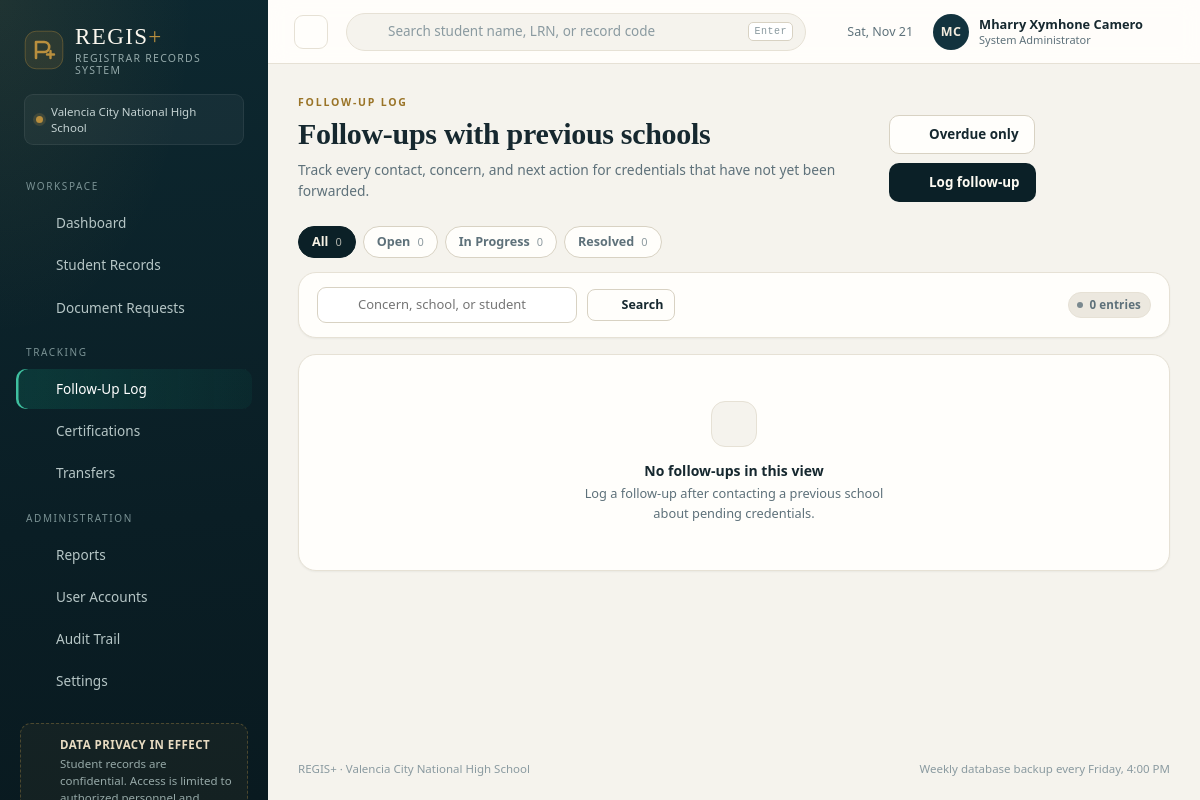
/followups.php (signed in), run on the app's committed database.
### tables this page shows
CREATE TABLE users (
    id            INTEGER PRIMARY KEY AUTOINCREMENT,
    username      TEXT NOT NULL UNIQUE,
    password_hash TEXT NOT NULL,
    full_name     TEXT NOT NULL,
    role          TEXT NOT NULL DEFAULT 'staff',
    email         TEXT,
    is_active     INTEGER NOT NULL DEFAULT 1,
    last_login    TEXT,
    created_at    TEXT NOT NULL DEFAULT (datetime('now','localtime'))
);

### includes/helpers.php (called while the page is built, shortened)
<?php
function e(?string $value): string
{
    return htmlspecialchars((string) $value, ENT_QUOTES | ENT_SUBSTITUTE, 'UTF-8');
}
function url(string $path = ''): string
{
    return '/' . ltrim($path, '/');
}
function initials(string $name): string
{
    $parts = preg_split('/\s+/', trim($name)) ?: [];
    $first = mb_substr($parts[0] ?? '', 0, 1);
    $last = count($parts) > 1 ? mb_substr($parts[count($parts) - 1], 0, 1) : '';
    return mb_strtoupper($first . $last);
}
function setting(string $key, string $default = ''): string
{
    static $cache = null;
    if ($cache === null) {
        $cache = [];
        foreach (db()->query('SELECT key, value FROM settings')->fetchAll() as $row) {
            $cache[$row['key']] = $row['value'];
        }
    }
    return $cache[$key] ?? $default;
}
function followup_statuses(): array
{
    return ['Open', 'In Progress', 'Resolved'];
}

### includes/db.php (called while the page is built, shortened)
<?php
function db(): PDO
{
    static $pdo = null;
    if ($pdo instanceof PDO) {
        return $pdo;
    }
    $fresh = !file_exists(DB_FILE);
    $pdo = new PDO('sqlite:' . DB_FILE, null, null, [
        PDO::ATTR_ERRMODE => PDO::ERRMODE_EXCEPTION,
        PDO::ATTR_DEFAULT_FETCH_MODE => PDO::FETCH_ASSOC,
        PDO::ATTR_EMULATE_PREPARES => false,
    ]);
    $pdo->exec('PRAGMA foreign_keys = ON');
    $pdo->exec('PRAGMA journal_mode = WAL');
    return $pdo;
}

### includes/auth.php (called while the page is built, shortened)
<?php
function current_user(): ?array
{
    static $user = null;
    static $loaded = false;
    if ($loaded) {
        return $user;
    }
    $loaded = true;
    $stmt = db()->prepare('SELECT * FROM users WHERE id = ? AND is_active = 1');
    $stmt->execute([$_SESSION['user_id']]);
    $row = $stmt->fetch();
    $user = $row;
    return $user;
}
function require_login(): void
{
    if (!current_user()) {
        redirect('login.php');
    }
}
function role_label(string $role): string
{
    return match ($role) {
        'admin' => 'System Administrator',
        'registrar' => 'Registrar Officer',
        default => 'Registrar Staff',
    };
}

### followups.php (the view, shortened to what this page needs)
<?php
require_once __DIR__ . '/includes/layout.php';
require_login();
$pdo = db();
$q = trim((string) ($_GET['q'] ?? ''));
$status = (string) ($_GET['status'] ?? '');
$onlyOverdue = isset($_GET['overdue']);
$counts = array_fill_keys(followup_statuses(), 0);
$totalAll = array_sum($counts);
$where = ['1 = 1'];
$params = [];
$whereSql = implode(' AND ', $where);
$stmt = $pdo->prepare(
    "SELECT f.*, s.first_name, s.middle_name, s.last_name, s.grade_level, s.record_code, s.previous_school, u.full_name AS staff_name
     FROM followups f
     JOIN students s ON s.id = f.student_id
     LEFT JOIN users u ON u.id = f.created_by
     WHERE $whereSql
     ORDER BY (f.status = 'Resolved') ASC, COALESCE(f.next_followup_date, '9999-12-31') ASC, f.followup_date DESC
     LIMIT 60"
);
$stmt->execute($params);
$rows = $stmt->fetchAll();
app_header('Follow-up log', 'followups.php');
?>
<div class="page-head">
    <div>
        <div class="eyebrow">Follow-up log</div>
        <h1>Follow-ups with previous schools</h1>
        <p class="page-sub">Track every contact, concern, and next action for credentials that have not yet been forwarded.</p>
    </div>
    <div class="page-actions">
        <a class="btn btn-ghost<?= $onlyOverdue ? ' btn-primary' : '' ?>" href="/followups.php<?= $onlyOverdue ? '' : '?overdue=1' ?>"><?= icon('alert') ?> <?= $onlyOverdue ? 'Showing overdue' : 'Overdue only' ?></a>
        <button class="btn btn-primary" type="button" data-dialog-open="#newFollowup"><?= icon('plus') ?> Log follow-up</button>
    </div>
</div>
<div style="display:flex; gap:7px; flex-wrap:wrap; margin-bottom:14px">
    <a class="chip <?= $status === '' && !$onlyOverdue ? 'is-active' : '' ?>" href="/followups.php">All <span class="count"><?= $totalAll ?></span></a>
    <?php foreach (followup_statuses() as $st): ?>
        <a class="chip <?= $status === $st ? 'is-active' : '' ?>" href="/followups.php?status=<?= urlencode($st) ?>"><?= e($st) ?> <span class="count"><?= $counts[$st] ?></span></a>
    <?php endforeach; ?>
</div>
<form class="card" method="get" action="/followups.php" style="margin-bottom:16px">
    <div class="toolbar">
        <label class="field-search">
            <?= icon('search') ?>
            <input type="search" name="q" value="<?= e($q) ?>" placeholder="Concern, school, or student">
        </label>
        <button class="btn btn-ghost btn-sm" type="submit"><?= icon('search') ?> Search</button>
        <span class="pill pill-muted"><span class="pill-dot"></span><?= count($rows) ?> entries</span>
    </div>
</form>
<section class="card">
    <?php if ($rows): ?>
        <div class="table-wrap">
            <table class="data">
                <thead>
                    <tr><th>Student</th><th>Concern</th><th>Contacted</th><th>Next action</th><th>Status</th><th class="right">Log</th></tr>
                </thead>
                <tbody>
                <?php foreach ($rows as $f):
                    $overdue = $f['status'] !== 'Resolved' && $f['next_followup_date'] && $f['next_followup_date'] < today();
                ?>
                    <tr>
                        <td>
                            <a class="strong" href="/student.php?id=<?= (int) $f['student_id'] ?>"><?= e($f['first_name'] . ' ' . $f['last_name']) ?></a>
                            <span class="sub"><?= e($f['record_code']) ?> · <?= e($f['grade_level']) ?></span>
                        </td>
                        <td>
                            <span class="strong" style="font-weight:500"><?= e($f['concern']) ?></span>
                            <span class="sub"><?= e($f['method']) ?> · logged <?= e(fmt_date($f['followup_date'], 'M j, Y')) ?></span>
                        </td>
                        <td>
                            <?= e($f['school_contacted'] ?: '—') ?>
                            <span class="sub"><?= e($f['contact_person'] ?: 'No contact person') ?></span>
                        </td>
                        <td>
                            <?= e($f['next_action'] ?: '—') ?>
                            <span class="sub" style="<?= $overdue ? 'color:var(--danger); font-weight:600' : '' ?>">
                                <?= $f['next_followup_date'] ? ($overdue ? 'Overdue ' : 'Due ') . e(fmt_date($f['next_followup_date'], 'M j, Y')) : 'No next date' ?>
                            </span>
                        </td>
                        <td><?= status_pill($f['status']) ?></td>
                        <td class="actions">
                            <?php if ($f['status'] !== 'Resolved'): ?>
                                <form method="post" action="/followups.php" class="inline-form">
                                    <?= csrf_field() ?>
                                    <input type="hidden" name="action" value="set_status">
                                    <input type="hidden" name="id" value="<?= (int) $f['id'] ?>">
                                    <input type="hidden" name="status" value="<?= $f['status'] === 'Open' ? 'In Progress' : 'Resolved' ?>">
                                    <button class="btn btn-sm <?= $f['status'] === 'Open' ? 'btn-ghost' : 'btn-accent' ?>" type="submit">
                                        <?= $f['status'] === 'Open' ? 'Start' : 'Resolve' ?>
                                    </button>
                                </form>
                            <?php else: ?>
                                <span class="muted" style="font-size:11.5px; color:var(--faint)">Closed</span>
                            <?php endif; ?>
                        </td>
                    </tr>
                <?php endforeach; ?>
                </tbody>
            </table>
        </div>
    <?php else: ?>
        <div class="empty">
            <span class="empty-mark"><?= icon('followup') ?></span>
            <strong>No follow-ups in this view</strong>
            <p>Log a follow-up after contacting a previous school about pending credentials.</p>
        </div>
    <?php endif; ?>
</section>
<?php
app_footer();

### includes/layout.php (shortened to what this page needs)
<?php
function icon(string $name, string $class = ''): string
{
    $d = $paths[$name] ?? $paths['spark'];
    return '<svg class="icon ' . e($class) . '" viewBox="0 0 24 24" fill="none" stroke="currentColor" stroke-width="1.7" stroke-linecap="round" stroke-linejoin="round" aria-hidden="true">' . $d . '</svg>';
}
function logo_mark(string $class = ''): string
{
    return '<svg class="logo-mark ' . e($class) . '" viewBox="0 0 40 40" aria-hidden="true">'
        . '<rect x="1.2" y="1.2" width="37.6" height="37.6" rx="11" fill="currentColor" opacity=".12"/>'
        . '<rect x="1.2" y="1.2" width="37.6" height="37.6" rx="11" fill="none" stroke="currentColor" stroke-opacity=".38"/>'
        . '<path d="M12 28V12h8.2a5 5 0 0 1 0 10H14" fill="none" stroke="currentColor" stroke-width="2.6" stroke-linecap="round" stroke-linejoin="round"/>'
        . '<path d="M26.5 21v7M23 24.5h7" stroke="currentColor" stroke-width="2.4" stroke-linecap="round"/>'
        . '</svg>';
}
function open_page(string $title, string $bodyClass = '', array $css = [], string $bodyAttr = ''): void
{
    $css = $css ?: ['assets/css/app.css'];
    echo "<!DOCTYPE html>\n<html lang=\"en\">\n<head>\n<meta charset=\"utf-8\">\n";
    foreach ($css as $file) {
        echo '<link rel="stylesheet" href="' . e(url($file)) . '">' . "\n";
    }
    echo "</head>\n<body class=\"" . e($bodyClass) . '"' . ($bodyAttr ? ' ' . $bodyAttr : '') . ">\n";
}
function close_page(array $js = ['assets/js/app.js']): void
{
    echo "</body>\n</html>\n";
}
function app_header(string $title, string $active, string $screenTitle = ''): void
{
    $user = current_user();
    $openRequests = (int) db()->query("SELECT COUNT(*) FROM requests WHERE status IN ('Pending','Processing','Ready for Release')")->fetchColumn();
    $overdue = (int) db()->query("SELECT COUNT(*) FROM followups WHERE status <> 'Resolved' AND next_followup_date IS NOT NULL AND next_followup_date < date('now','localtime')")->fetchColumn();
    $nav = [
        'Workspace' => [
            ['dashboard.php', 'dashboard', 'Dashboard', 0],
            ['students.php', 'records', 'Student Records', 0],
            ['requests.php', 'requests', 'Document Requests', $openRequests],
        ],
        'Tracking' => [
            ['followups.php', 'followup', 'Follow-Up Log', $overdue],
            ['certifications.php', 'cert', 'Certifications', 0],
            ['transfers.php', 'transfer', 'Transfers', 0],
        ],
        'Administration' => [
            ['reports.php', 'reports', 'Reports', 0],
        ],
    ];
    if (is_admin()) {
        $nav['Administration'][] = ['users.php', 'users', 'User Accounts', 0];
        $nav['Administration'][] = ['audit.php', 'audit', 'Audit Trail', 0];
    }
    $nav['Administration'][] = ['settings.php', 'settings', 'Settings', 0];
    open_page($title . ' · ' . APP_NAME, 'app');
    ?>
<div class="app-shell">
    <aside class="sidebar" id="sidebar">
        <a class="brand" href="/dashboard.php">
            <span class="brand-mark"><?= logo_mark() ?></span>
            <span class="brand-text">
                <span class="brand-name">REGIS<span class="brand-plus">+</span></span>
                <span class="brand-sub">Registrar Records System</span>
            </span>
        </a>
        <div class="sidebar-school">
            <span class="school-dot"></span>
            <span><?= e(setting('school_name', 'Registrar Office')) ?></span>
        </div>
        <nav class="side-nav">
            <?php foreach ($nav as $section => $items): ?>
                <div class="nav-section"><?= e($section) ?></div>
                <?php foreach ($items as [$href, $ic, $label, $count]): ?>
                    <a class="nav-link<?= $active === $href ? ' is-active' : '' ?>" href="/<?= e($href) ?>">
                        <?= icon($ic) ?>
                        <span><?= e($label) ?></span>
                    </a>
                <?php endforeach; ?>
            <?php endforeach; ?>
        </nav>
        <div class="sidebar-note">
            <?= icon('shield') ?>
            <div>
                <strong>Data privacy in effect</strong>
                <p>Student records are confidential. Access is limited to authorized personnel and logged.</p>
            </div>
        </div>
    </aside>
    <div class="app-body">
        <header class="topbar">
            <button class="icon-btn topbar-menu" type="button" data-sidebar-toggle aria-label="Toggle navigation"><?= icon('menu') ?></button>
            <form class="topbar-search" action="/students.php" method="get" role="search">
                <?= icon('search') ?>
                <input type="search" name="q" placeholder="Search student name, LRN, or record code" value="">
                <kbd>Enter</kbd>
            </form>
            <div class="topbar-right">
                <span class="topbar-date"><?= icon('calendar') ?><?= e(date('D, M j')) ?></span>
                <details class="user-menu">
                    <summary>
                        <span class="avatar"><?= e(initials($user['full_name'])) ?></span>
                        <span class="user-meta">
                            <strong><?= e($user['full_name']) ?></strong>
                            <small><?= e(role_label($user['role'])) ?></small>
                        </span>
                        <?= icon('chevron', 'chev') ?>
                    </summary>
                </details>
            </div>
        </header>
        <main class="content">
    <?php
}
    ?>
    <?php
function app_footer(): void
{
    ?>
        </main>
        <footer class="app-foot">
            <span><?= e(APP_NAME) ?> · <?= e(setting('school_name')) ?></span>
            <span><?= e(setting('backup_note')) ?></span>
        </footer>
    </div>
</div>
<?php
    close_page();
}
    ?>

### data on the page
users: full_name "MC", full_name "Mharry Xymhone Camero", role "System Administrator"

### other printed values
setting('school_name', 'Registrar Office') "Valencia City National High School"
$section "WORKSPACE"
$label "Dashboard"
$label "Student Records"
$label "Document Requests"
$section "TRACKING"
$label "Follow-Up Log"
$label "Certifications"
$label "Transfers"
$section "ADMINISTRATION"
$label "Reports"
$label "User Accounts"
$label "Audit Trail"
$label "Settings"
$totalAll "0"
